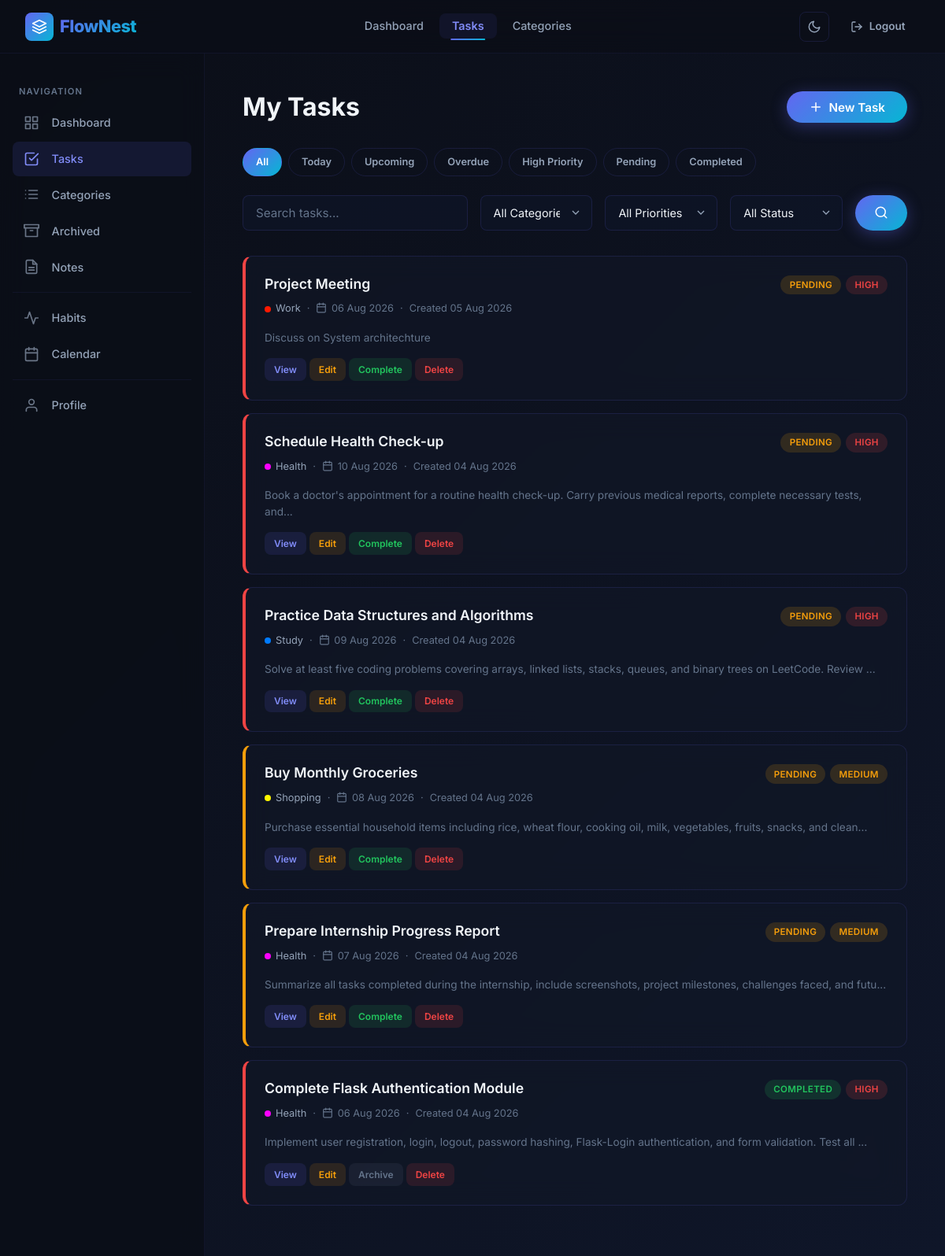
Page /tasks/ (signed in) on the committed database.
### app/models.py (models this page shows, shortened)
class Task(db.Model):
    __tablename__ = "tasks"
    id = db.Column(db.Integer, primary_key=True)
    title = db.Column(db.String(200), nullable=False)
    description = db.Column(db.Text, nullable=True)
    priority = db.Column(db.String(20), default="Medium")
    status = db.Column(db.String(20), default="Pending")
    deadline = db.Column(db.Date, nullable=True)
    reminder = db.Column(db.DateTime, nullable=True)
    attachment = db.Column(db.String(255), nullable=True)
    created_at = db.Column(
        db.DateTime,
        default=datetime.utcnow
    )
    updated_at = db.Column(
        db.DateTime,
        default=datetime.utcnow,
        onupdate=datetime.utcnow
    )
    reminder_sent = db.Column(
    db.Boolean,
    default=False
    )
    user_id = db.Column(
        db.Integer,
        db.ForeignKey("users.id"),
        nullable=False
    )
    category_id = db.Column(
        db.Integer,
        db.ForeignKey("categories.id"),
        nullable=True
    )
    user = db.relationship(
    "User",
    back_populates="tasks"
    )
    category = db.relationship(
    "Category",
    back_populates="tasks"
    )

class Category(db.Model):
    __tablename__ = "categories"
    id = db.Column(
        db.Integer,
        primary_key=True
    )
    user = db.relationship(
    "User",
    back_populates="categories"
    )
    tasks = db.relationship(
    "Task",
    back_populates="category",
    lazy=True
    )
    name = db.Column(
        db.String(100),
        nullable=False
    )
    color = db.Column(
        db.String(20),
        default="#007bff"
    )
    user_id = db.Column(
        db.Integer,
        db.ForeignKey("users.id"),
        nullable=False
    )

### app/routes/tasks.py (the view, shortened to what this page needs)
@tasks.route("/")
@login_required
def list_tasks():
    form = SearchForm()
    form.category.choices.extend([
        (category.id, category.name)
        for category in Category.query.filter_by(
            user_id=current_user.id
        ).order_by(Category.name)
        .all()
    ])
    query = Task.query.filter(
        Task.user_id == current_user.id,
        Task.status != "Archived"
    )
    search = request.args.get(
        "search",
        ""
    )
    category = request.args.get(
        "category",
        type=int,
        default=0
    )
    priority = request.args.get(
        "priority",
        ""
    )
    status = request.args.get(
        "status",
        ""
    )
    filter_type = request.args.get(
    "filter",
    ""
    )
    if filter_type == "today":
        query = query.filter(
            Task.deadline == date.today()
        )
    if filter_type == "upcoming":
        query = query.filter(
            Task.deadline > date.today()
        )
    if filter_type == "overdue":
        query = query.filter(
            Task.deadline < date.today(),
            Task.status != "Completed"
        )
    if filter_type == "high":
        query = query.filter_by(
            priority="High"
        )
    if filter_type == "pending":
        query = query.filter_by(
            status="Pending"
        )
    if filter_type == "completed":
        query = query.filter_by(
            status="Completed"
        )
    if filter_type == "archived":
        query = query.filter_by(
            status="Archived"
        )
    if category:
        query = query.filter_by(
            category_id=category
        )
    if priority:
        query = query.filter_by(
            priority=priority
        )
    if status:
        query = query.filter_by(
            status=status
        )
    tasks = query.order_by(
    Task.created_at.desc()
    ).all()
    form.search.data = search
    form.category.data = category
    form.priority.data = priority
    form.status.data = status
    selected_filter = filter_type
    return render_template(
    "tasks/list.html",
    tasks=tasks,
    form=form,
    selected_filter=selected_filter
)

### app/forms.py
class SearchForm(FlaskForm):
    search = StringField(
        "Search"
    )
    category = SelectField(
        "Category",
        coerce=int,
        choices=[(0, "All Categories")]
    )
    priority = SelectField(
        "Priority",
        choices=[
            ("", "All Priorities"),
            ("High", "High"),
            ("Medium", "Medium"),
            ("Low", "Low")
        ]
    )
    status = SelectField(
        "Status",
        choices=[
            ("", "All Status"),
            ("Pending", "Pending"),
            ("Completed", "Completed"),
            ("Archived", "Archived")
        ]
    )
    submit = SubmitField("Search")

### app/extensions.py (called while the page is built)
@login_manager.user_loader
def load_user(user_id):
    from app.models import User
    return User.query.get(int(user_id))

### app/templates/tasks/list.html (shortened to what this page needs)
{% extends "base.html" %}
{% block content %}
<div class="page-wrapper with-sidebar">
    <div class="page-content">
        <div class="page-header fade-in">
            <h2>My Tasks</h2>
            <a href="{{ url_for('tasks.create_task') }}" class="btn btn-primary">
                <svg viewBox="0 0 24 24" fill="none" stroke="currentColor" stroke-width="2" width="18" height="18" stroke-linecap="round" stroke-linejoin="round">
                    <line x1="12" y1="5" x2="12" y2="19"></line>
                    <line x1="5" y1="12" x2="19" y2="12"></line>
                </svg>
                New Task
            </a>
        </div>
        <div class="filter-pills fade-in fade-in-delay-1">
            <a href="{{ url_for('tasks.list_tasks') }}" class="filter-pill {{ 'active' if not selected_filter else '' }}">All</a>
            <a href="{{ url_for('tasks.list_tasks', filter='today') }}" class="filter-pill {{ 'active' if selected_filter == 'today' else '' }}">Today</a>
            <a href="{{ url_for('tasks.list_tasks', filter='upcoming') }}" class="filter-pill {{ 'active' if selected_filter == 'upcoming' else '' }}">Upcoming</a>
            <a href="{{ url_for('tasks.list_tasks', filter='overdue') }}" class="filter-pill {{ 'active' if selected_filter == 'overdue' else '' }}">Overdue</a>
            <a href="{{ url_for('tasks.list_tasks', filter='high') }}" class="filter-pill {{ 'active' if selected_filter == 'high' else '' }}">High Priority</a>
            <a href="{{ url_for('tasks.list_tasks', filter='pending') }}" class="filter-pill {{ 'active' if selected_filter == 'pending' else '' }}">Pending</a>
            <a href="{{ url_for('tasks.list_tasks', filter='completed') }}" class="filter-pill {{ 'active' if selected_filter == 'completed' else '' }}">Completed</a>
        </div>
        <form method="GET" class="search-bar fade-in fade-in-delay-2">
            {{ form.search(class="form-control", placeholder="Search tasks...") }}
            {{ form.category(class="form-select") }}
            {{ form.priority(class="form-select") }}
            {{ form.status(class="form-select") }}
            <button type="submit" class="btn btn-primary" style="padding: 0.7rem 1.5rem;">
                <svg viewBox="0 0 24 24" fill="none" stroke="currentColor" stroke-width="2" width="18" height="18" stroke-linecap="round" stroke-linejoin="round">
                    <circle cx="11" cy="11" r="8"></circle>
                    <line x1="21" y1="21" x2="16.65" y2="16.65"></line>
                </svg>
            </button>
        </form>
        {% if tasks %}
        {% for task in tasks %}
        <div class="task-card priority-{{ task.priority|lower }} fade-in">
            <div class="task-card-header">
                <h3 class="task-card-title">
                    <a href="{{ url_for('tasks.view_task', task_id=task.id) }}">{{ task.title }}</a>
                </h3>
                <div style="display: flex; gap: 6px; flex-shrink: 0;">
                    <span class="badge badge-{{ task.status|lower }}">{{ task.status }}</span>
                    <span class="badge badge-{{ task.priority|lower }}">{{ task.priority }}</span>
                </div>
            </div>
            <div class="task-card-meta">
                {% if task.category %}
                <span class="category-tag">
                    <span class="category-dot" style="background: {{ task.category.color }};"></span>
                    {{ task.category.name }}
                </span>
                <span>·</span>
                {% endif %}
                <span>
                    <svg viewBox="0 0 24 24" fill="none" stroke="currentColor" stroke-width="2" stroke-linecap="round" stroke-linejoin="round">
                        <rect x="3" y="4" width="18" height="18" rx="2" ry="2"></rect>
                        <line x1="16" y1="2" x2="16" y2="6"></line>
                        <line x1="8" y1="2" x2="8" y2="6"></line>
                        <line x1="3" y1="10" x2="21" y2="10"></line>
                    </svg>
                    {{ task.deadline.strftime("%d %b %Y") if task.deadline else "No Deadline" }}
                </span>
                <span>·</span>
                <span>Created {{ task.created_at.strftime("%d %b %Y") }}</span>
            </div>
            {% if task.description %}
            <p style="margin: 0 0 var(--space-md); font-size: 0.85rem; color: var(--text-muted); line-height: 1.5;">
                {{ task.description[:120] }}{% if task.description|length > 120 %}...{% endif %}
            </p>
            {% endif %}
            <div class="task-card-actions">
                <a href="{{ url_for('tasks.view_task', task_id=task.id) }}" class="btn-xs btn-info-soft">View</a>
                <a href="{{ url_for('tasks.update_task', task_id=task.id) }}" class="btn-xs btn-warning-soft">Edit</a>
                {% if task.status == "Pending" %}
                <a href="{{ url_for('tasks.complete_task', task_id=task.id) }}" class="btn-xs btn-success-soft">Complete</a>
                {% endif %}
                {% if task.status == "Completed" %}
                <a href="{{ url_for('tasks.archive_task', task_id=task.id) }}" class="btn-xs btn-muted-soft">Archive</a>
                {% endif %}
                <a href="{{ url_for('tasks.delete_task', task_id=task.id) }}" class="btn-xs btn-danger-soft"
                    onclick="return confirm('Are you sure you want to delete this task?');">Delete</a>
            </div>
        </div>
        {% endfor %}
        {% endif %}
    </div>
</div>
{% endblock %}

### rows in the picture
Task: title "Project Meeting", status "PENDING", priority "HIGH", category.name "Work", deadline "06 Aug 2026", created_at "05 Aug 2026", description "Discuss on System architechture"
Task: title "Schedule Health Check-up", status "PENDING", priority "HIGH", category.name "Health", deadline "10 Aug 2026", created_at "04 Aug 2026", description "Book a doctor's appointment for a routine health check-up. Carry previous medical reports, complete necessary tests, and"
Task: title "Practice Data Structures and Algorithms", status "PENDING", priority "HIGH", category.name "Study", deadline "09 Aug 2026", created_at "04 Aug 2026", description "Solve at least five coding problems covering arrays, linked lists, stacks, queues, and binary trees on LeetCode. Review"
Task: title "Buy Monthly Groceries", status "PENDING", priority "MEDIUM", category.name "Shopping", deadline "08 Aug 2026", created_at "04 Aug 2026", description "Purchase essential household items including rice, wheat flour, cooking oil, milk, vegetables, fruits, snacks, and clean"
Task: title "Prepare Internship Progress Report", status "PENDING", priority "MEDIUM", category.name "Health", deadline "07 Aug 2026", created_at "04 Aug 2026", description "Summarize all tasks completed during the internship, include screenshots, project milestones, challenges faced, and futu"
Task: title "Complete Flask Authentication Module", status "COMPLETED", priority "HIGH", category.name "Health", deadline "06 Aug 2026", created_at "04 Aug 2026", description "Implement user registration, login, logout, password hashing, Flask-Login authentication, and form validation. Test all"
